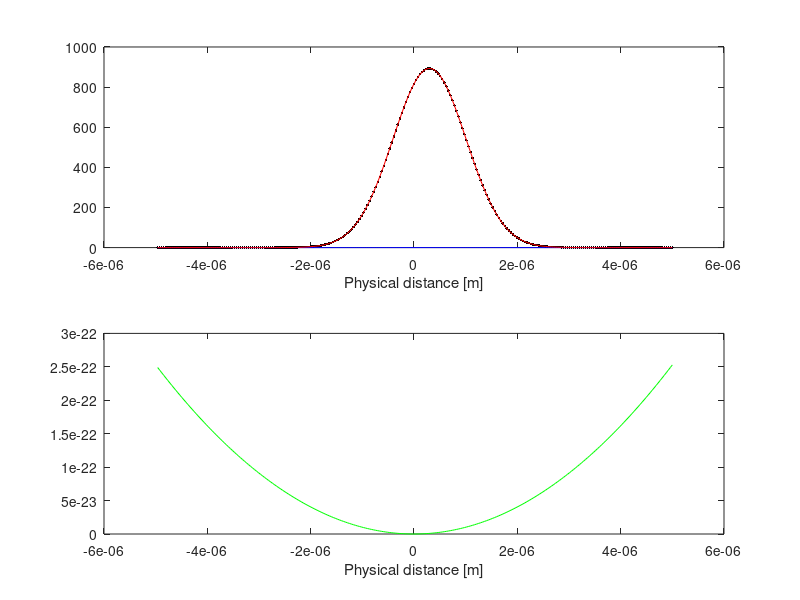

The MATLAB script that drew this image: (Note: this script raises an error after producing the figure.)
clear;
h_bar = 6.636e-34/2/pi; % [m^2*kg/s)]
mass = 9.11e-31; % [kg]
omega = 2*pi*7.5e8;
param_a = mass*omega/(2*h_bar);
alpha_0 = 1e12; 
% If alpha_0 < param_a, wavefunction is the narrowest when it is at the center of
% potential well
% If alpha_0 > param_a, wavefunction is the narrowest when at the extremal
% positions
% If alpha_0 = param_a, then the width of the wavefunction is
% constant in time --> coherent state

% alpha_0 = param_a;
x_0 = 3e-7;
% p_0 = mass*omega*5e-8;
p_0 = 0;
Amp = (2*alpha_0/pi)^(1/4);
time_scale=2*pi/omega; % [s]
N_x = 256;
% N_padded = 2048;
x_rng = 1e-5;
x_stp = x_rng/N_x;
x = ((-x_rng/2+x_stp):x_stp:x_rng/2)'; % [m]
V_quad = 1/2*mass*omega^2*x.^2;
N_delay = 64;
delay_rng = 2*time_scale;
delay_stp = delay_rng/(N_delay);
delay = ((-delay_rng/2+delay_stp):delay_stp:delay_rng/2)'; % [s]
x_t = x_0*cos(omega*delay)+p_0/(mass*omega)*sin(omega*delay);
p_t = p_0*cos(omega*delay)-mass*omega*x_0*sin(omega*delay);
alpha_t = param_a*(alpha_0*cos(omega*delay)+i*param_a*sin(omega*delay))./(param_a*cos(omega*delay)+i*alpha_0*sin(omega*delay));
gamma_t = (p_t.*x_t-p_0*x_0)/2+i*h_bar/2*log((i*alpha_0*sin(omega*delay)+param_a*cos(omega*delay))/param_a);

scnd_mmnt=zeros([N_delay,1]);
dsprsn=zeros([N_delay,1]);
% Dispersion
h_fig = figure;
for k = 1:length(delay)
% k = 64;
    t=delay(k); % [s]
    Psi = Amp.*exp(-alpha_t(k).*(x-x_t(k)).^2+i/h_bar*p_t(k)*(x-x_t(k))+i/h_bar.*gamma_t(k));
%     Psi_padded = [zeros([floor((N_padded-N_x)/2),1]); Psi; zeros([floor((N_padded-N_x)/2),1])];
%     Phase = mass*alpha_0/sqrt(mass^2+(2*h_bar*alpha_0*t)^2)*sin(2*h_bar*alpha_0*t/mass)*x.^2;
    scnd_mmnt(k) = sqrt(sum(x.^2.*abs(Psi).^2)-sum(x.*abs(Psi).^2).^2);
%     figure;
    subplot(211)
    plot(x,abs(Psi),'k.')
    xlabel('Physical distance [m]')
%     axis([min(x),max(x),-1e4,5e4])
    hold on;
    plot(x,imag(Psi),'b')
    plot(x,real(Psi),'r')
    hold off;
    subplot(212)
    plot(x,V_quad,'g')
    xlabel('Physical distance [m]')
    F(k) = getframe(h_fig);
end
close(h_fig)
filename = 'gaussian_in_quadratic_2';
delete(filename);
movie2avi(F,filename,'compression','Cinepak');